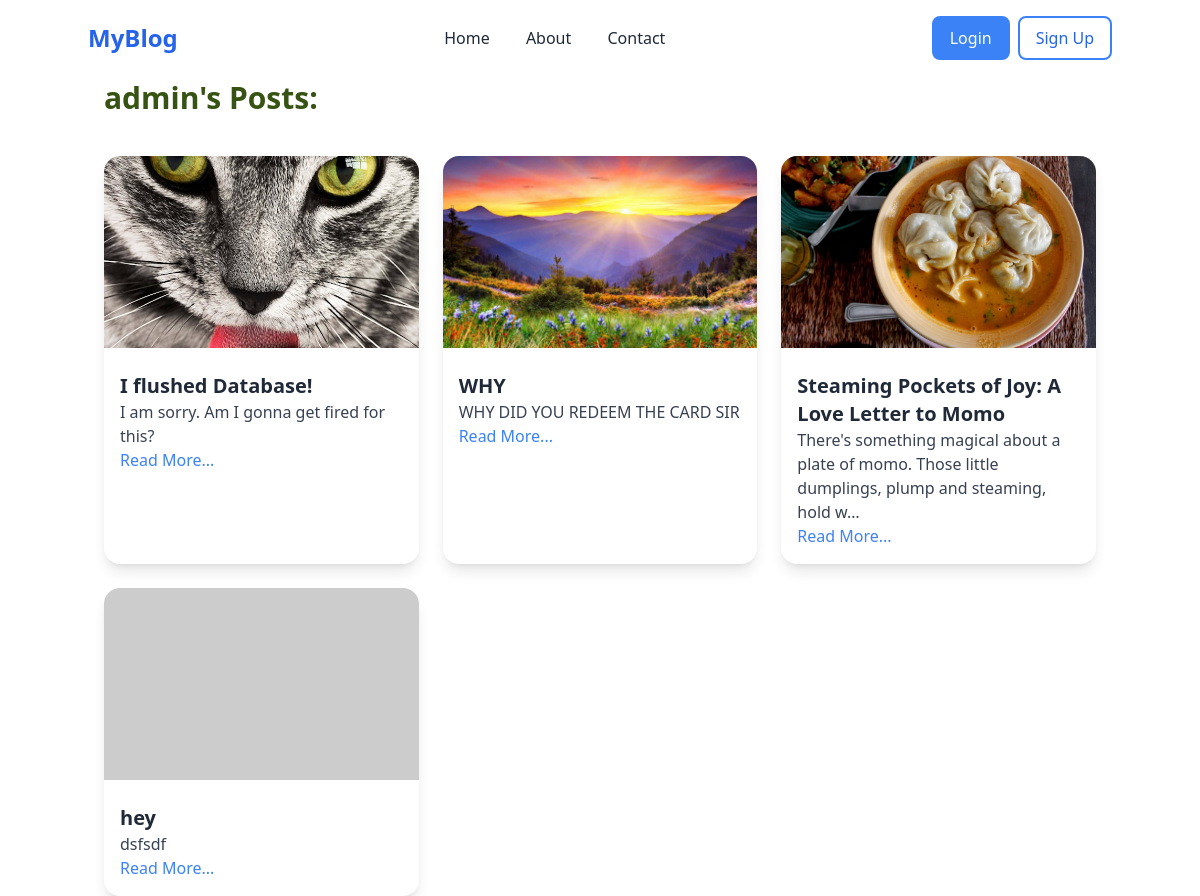
The page /author/admin/ on the database its author committed.
### blog/models.py (models this page shows, shortened)
class Post(models.Model):
    title=models.CharField(max_length=200)
    content=models.TextField()
    author=models.CharField(max_length=100)
    created_at=models.DateTimeField(auto_now_add=True)
    updated_at=models.DateTimeField(auto_now=True)
    image = models.ImageField(upload_to='blog_images/', null=True, blank=True)

### blog/views.py (the view)
# urls.py: path('author/<str:username>/', views.author_posts, name='author_posts'),
def author_posts(request, username):
    author = get_object_or_404(User, username=username)
    posts = Post.objects.filter(author=author.username)  # Filter by author username
    return render(request, 'author_posts.html', {'author': author, 'posts': posts})

### blog/templates/author_posts.html (shortened to what this page needs)
{% extends 'base.html' %}
{% block content %}
<div class="container mx-auto pt-20 px-4">
    <h1 class="text-left text-3xl font-bold text-lime-900 mb-10">{{author.username}}'s Posts:</h1>
<div class="grid md:grid-cols-3 gap-6">
    {% for post in posts %}
    <div class="bg-white rounded-2xl shadow-lg overflow-hidden transition-transform transform hover:scale-105 hover:shadow-xl">
        {% if post.image %}
        <img src="{{ post.image.url }}" alt="Post Image" class="w-full h-48 object-cover">
        {% else %}
        <img src="https://via.placeholder.com/300" alt="No Image" class="w-full h-48 object-cover">
        {% endif %}
        <div class="p-4">
            <h2 class="text-xl font-semibold text-gray-800 mt-2">{{ post.title }}</h2>
            <p class="text-gray-700">{{ post.content|truncatechars:100 }}</p>
            <a href="{% url 'blog' post.id %}" class="text-blue-500 hover:underline">Read More...</a>
        </div>
    </div>
    {% empty %}
    <p class="col-span-3 text-center text-gray-500">No posts available.</p>
    {% endfor %}
</div>
</div>
{% endblock %}

### rows shown on the page
Post: image (picture), title "I flushed Database!", content "I am sorry. Am I gonna get fired for this?"
Post: image (picture), title "WHY", content "WHY DID YOU REDEEM THE CARD SIR"
Post: image (picture), title "Steaming Pockets of Joy: A Love Letter to Momo", content "There's something magical about a plate of momo. Those little dumplings, plump and steaming, hold w…"
Post: title "hey", content "dsfsdf"

### other values the page prints
{{ author.username }} "admin"
